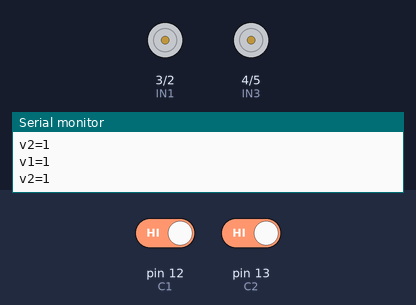
The sketch below on a simulated Arduino Uno, built with avr-gcc and run on an emulated ATmega328P. On the bench: motor-driver pin pairs drawn as motors (green arrow = first pin HIGH = forward, orange = second pin HIGH = backward, longer = more drive, scaled by the enable pin), the last lines printed to the serial monitor. The inputs (shaded band) are chosen by the test bench; at power-on: pin 12 (C1) HIGH, pin 13 (C2) HIGH.

Above: at 1.4 s.
1.5 s: pin 12 (C1) driven LOW
At 2.2 s:
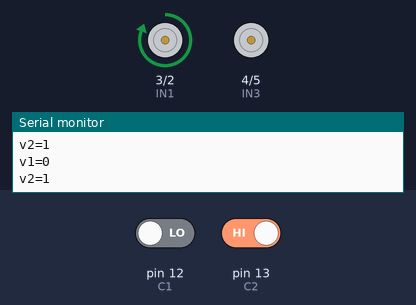
3.3 s: pin 13 (C2) driven LOW
At 4.8 s:
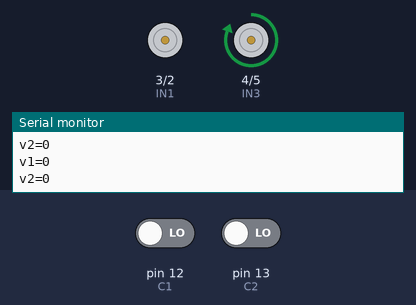
5.1 s: pin 13 (C2) driven HIGH
At 6.3 s:
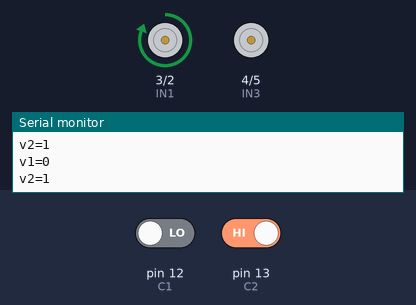
6.9 s: pin 12 (C1) driven HIGH
At 7.7 s:
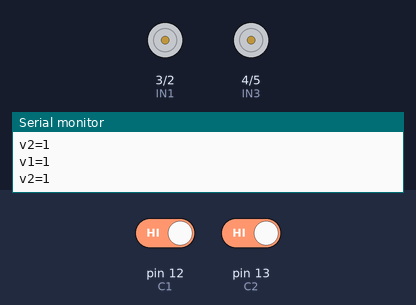
Timing chart, 0 to 9.7 s (numbered marks = the images above; inputs shaded):
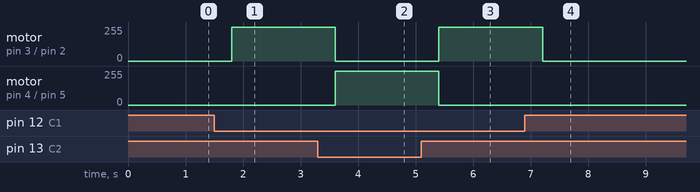

The sketch:

CNY70-car.ino
```cpp
#include <SoftwareSerial.h>
const byte IN1 = 3;
const byte IN2 = 2;
const byte ENA = 9;
const byte IN3 = 4;
const byte IN4 = 5;
const byte ENB = 10;
int speed1;
int speed2;
int C1 = 12;
int C2 = 13;
int v1 = 0;
int v2 = 0;
void setup()
{
 Serial.begin(9600);
  pinMode(IN1, OUTPUT);
  pinMode(IN2, OUTPUT);
  pinMode(ENA, OUTPUT);
  pinMode(IN3, OUTPUT);
  pinMode(IN4, OUTPUT);
  pinMode(ENB, OUTPUT);
  speed1 = 0;
  speed2= 0;
  pinMode(C1,INPUT);
  pinMode(C2,INPUT);
}
void loop()
{  /* go(200,200);
    delay(10000);*/
   v1 = digitalRead(C1);
   v2 = digitalRead(C2);
   Serial.print("v1=");
   Serial.println(v1);
   Serial.print("v2=");
   Serial.println(v2);
   delay(300);
   //黑=0 白=1
 if(v1==0&v2==0)
    {
    go(0,255);
    }
 if(v1==1&v2==0)
    {
    l(0,255);
    }
 if(v1==0&v2==1)
    {
    r(255,0);
    }
 if(v1==1&v2==1)
    {
    sp(0,0);
    }
 /* if(v1==0&v2==0)
    {
    back(0,0);
    }*/
     /*digitalWrite(IN1, HIGH);       馬達的正反轉接腳編號
      digitalWrite(IN2, LOW);        馬達的正反轉接腳編號
      digitalWrite(IN3, HIGH);       馬達的正反轉接腳編號
      digitalWrite(IN4, LOW);        馬達的正反轉接腳編號
      analogWrite(ENA, speed1);      馬達的 PWM 轉速控制
      analogWrite(ENB, speed2);      馬達的 PWM 轉速控制
      */
      }
void go(byte speed1,byte speed2)
{
      digitalWrite(IN1, HIGH);
      digitalWrite(IN2, LOW);
      digitalWrite(IN3, HIGH);
      digitalWrite(IN4, LOW);
      analogWrite(ENA, speed1);
      analogWrite(ENB, speed2);
  }
 /* void back(byte speed1,byte speed2)
{
      digitalWrite(IN1, LOW);
      digitalWrite(IN2, HIGH);
      digitalWrite(IN3, LOW);
      digitalWrite(IN4, HIGH);
      analogWrite(ENA, speed1);
      analogWrite(ENB, speed2);
  }*/
  void l(byte speed1,byte speed2)
{
      digitalWrite(IN1, HIGH);
      digitalWrite(IN2, LOW);
      digitalWrite(IN3, HIGH);
      digitalWrite(IN4, LOW);
      analogWrite(ENA, speed1);
      analogWrite(ENB, speed2);
  }
    void r(byte speed1,byte speed2)
{
      digitalWrite(IN1, HIGH);
      digitalWrite(IN2, LOW);
      digitalWrite(IN3, LOW);
      digitalWrite(IN4, HIGH);
      analogWrite(ENA, speed1);
      analogWrite(ENB, speed2);
  }
  void sp(byte speed1,byte speed2)
{
      digitalWrite(IN1, LOW);
      digitalWrite(IN2, LOW);
      digitalWrite(IN3, LOW);
      digitalWrite(IN4, LOW);
      analogWrite(ENA, speed1);
      analogWrite(ENB, speed2);
  }
```

Measured:
- after the input at 1.5 s, motor on pin 3 (IN1) / pin 2 (IN2): stopped → forward 255/255 after 0.30 s
- after the input at 3.3 s, motor on pin 3 (IN1) / pin 2 (IN2): forward 255/255 → stopped after 0.30 s; motor on pin 4 (IN3) / pin 5 (IN4): stopped → forward 255/255 after 0.30 s
- after the input at 5.1 s, motor on pin 3 (IN1) / pin 2 (IN2): stopped → forward 255/255 after 0.31 s; motor on pin 4 (IN3) / pin 5 (IN4): forward 255/255 → stopped after 0.31 s
- after the input at 6.9 s, motor on pin 3 (IN1) / pin 2 (IN2): forward 255/255 → stopped after 0.31 s
